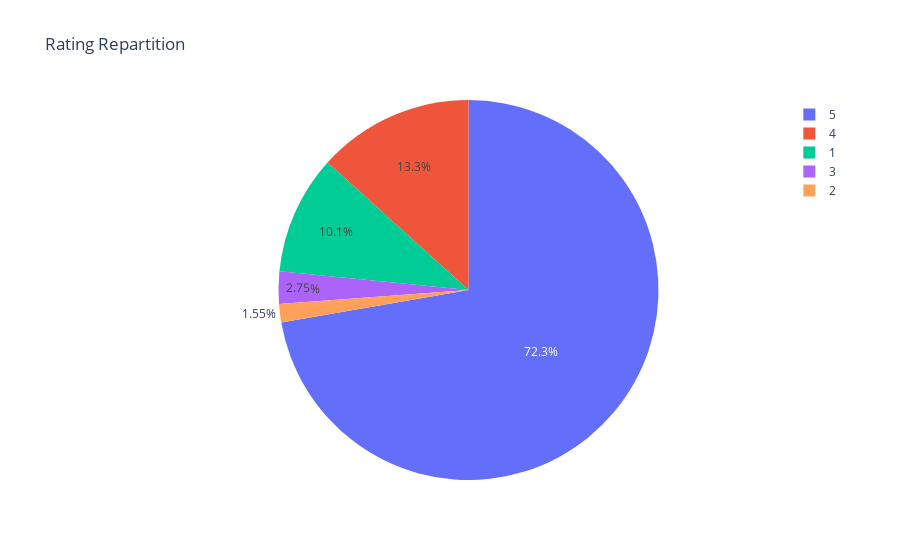

The cell this chart's notebook holds for it:
### Markdown cell above
## Review Rating Analysis

### Code cell
# Sentiment repartition (Pie chart)
rating_rep_fig = px.pie(df, names="rating", title="Rating Repartition")
rating_rep_fig.show()

### Figure 1 — Plotly figure (JSON) as saved in the notebook; plotly's stock layout.template omitted (floating-point values rounded to 4 significant figures; data arrays with more than 128 entries replaced by an {"elided": "..."} marker saying what was removed)
{"data": [{"domain": {"x": [0, 1], "y": [0, 1]}, "hovertemplate": "rating=%{label}<extra></extra>", "labels": {"elided": "1165 int values"}, "legendgroup": "", "name": "", "showlegend": true, "type": "pie"}], "layout": {"legend": {"tracegroupgap": 0}, "title": {"text": "Rating Repartition"}}}
